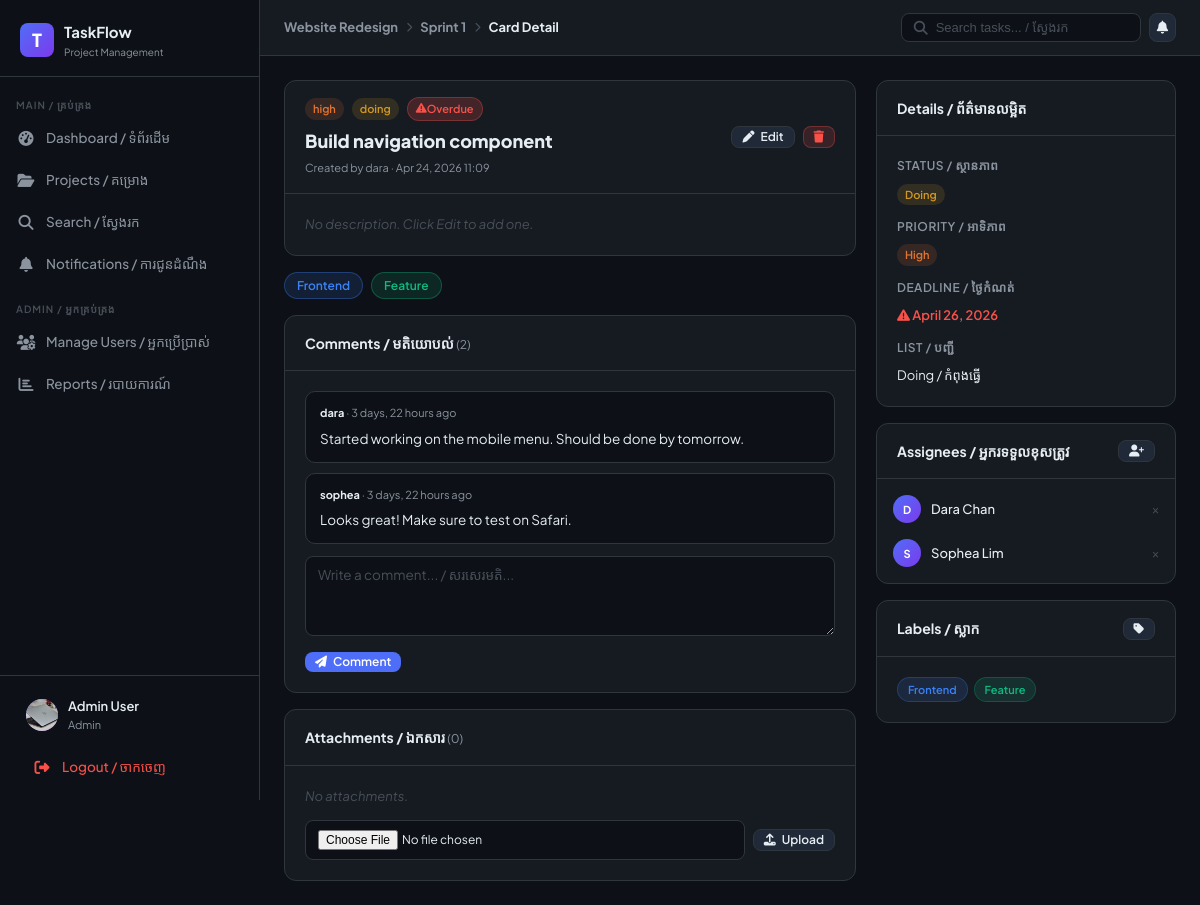
Before: /cards/3/ (signed in) with the older database file.
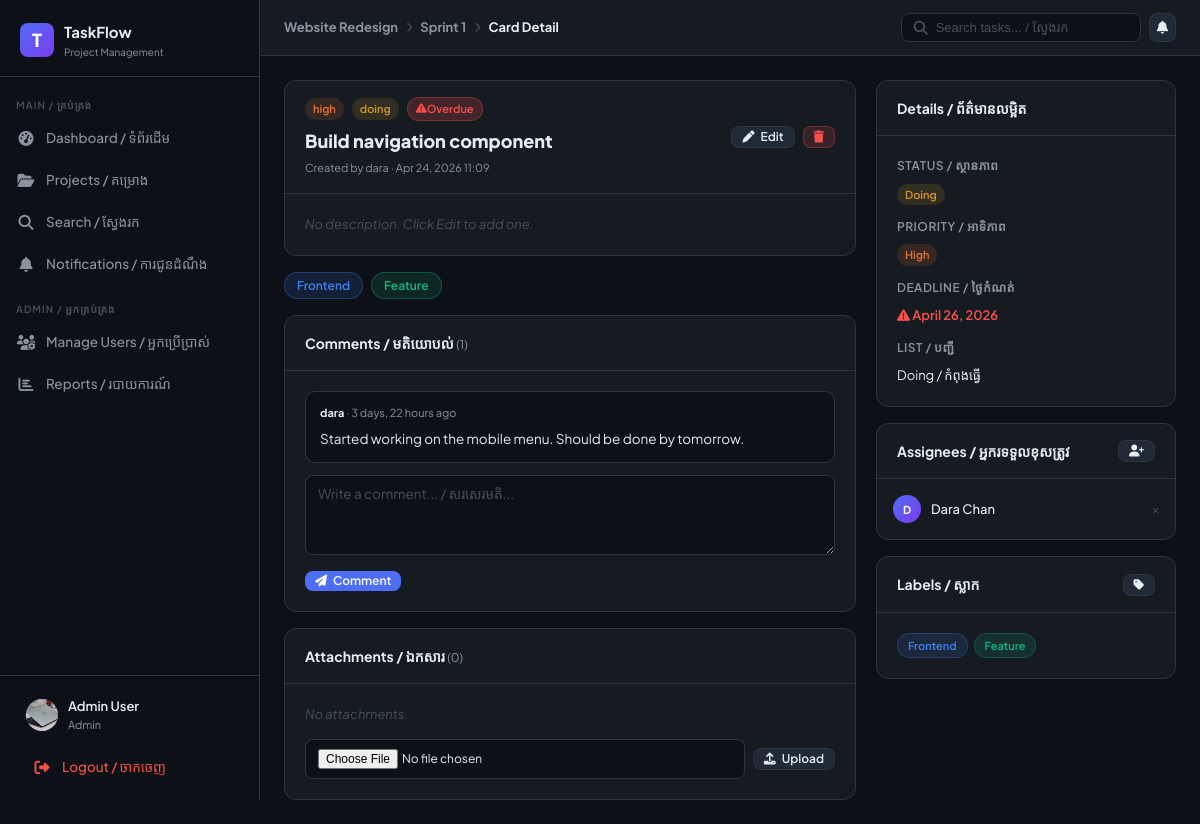
After: the same page with the newer database file.
### core/models.py (models this page shows, shortened)
class Label(models.Model):
    project = models.ForeignKey(Project, on_delete=models.CASCADE, related_name='labels')
    name = models.CharField(max_length=50)
    color = models.CharField(max_length=20, default='#3b82f6')

class Comment(models.Model):
    card = models.ForeignKey(Card, on_delete=models.CASCADE, related_name='comments')
    user = models.ForeignKey(User, on_delete=models.CASCADE, related_name='comments')
    content = models.TextField()
    created_at = models.DateTimeField(auto_now_add=True)
    updated_at = models.DateTimeField(auto_now=True)
    class Meta:
        ordering = ['created_at']

class User(AbstractUser):
    ROLE_CHOICES = [('admin', 'Admin'), ('member', 'Member')]
    role = models.CharField(max_length=10, choices=ROLE_CHOICES, default='member')
    avatar = models.ImageField(upload_to='avatars/', blank=True, null=True)
    is_active = models.BooleanField(default=True)
    @property
    def is_admin(self):
        return self.role == 'admin'

class ProjectMember(models.Model):
    ROLE_CHOICES = [('owner', 'Owner'), ('admin', 'Admin'), ('member', 'Member')]
    project = models.ForeignKey(Project, on_delete=models.CASCADE, related_name='members')
    user = models.ForeignKey(User, on_delete=models.CASCADE, related_name='project_memberships')
    role = models.CharField(max_length=10, choices=ROLE_CHOICES, default='member')
    joined_at = models.DateTimeField(auto_now_add=True)
    class Meta:
        unique_together = ('project', 'user')

### core/views.py (the view, shortened to what this page needs)
# urls.py: path('cards/<int:card_id>/', views.card_detail, name='card_detail'),
@login_required
def card_detail(request, card_id):
    card = get_object_or_404(Card, id=card_id)
    project = card.list.board.project
    members = ProjectMember.objects.filter(project=project).select_related('user')
    labels = project.labels.all()
    comments = card.comments.select_related('user').all()
    attachments = card.attachments.all()
    assigned_ids = CardAssignment.objects.filter(card=card).values_list('user_id', flat=True)
    context = {
        'card': card,
        'project': project,
        'members': members,
        'labels': labels,
        'comments': comments,
        'attachments': attachments,
        'assigned_ids': list(assigned_ids),
        'unread_count': request.user.notifications.filter(is_read=False).count(),
    }
    return render(request, 'board/card_detail.html', context)

### core/models.py (called while the page is built)
    @property
    def is_overdue(self):
        if self.deadline and self.status != 'done':
            return self.deadline < timezone.now().date()
        return False

### templates/board/card_detail.html (shortened to what the changed rows need)
{% extends 'base.html' %}
{% block content %}
<div class="card-detail-grid">
  <div>
    <div class="card mb-16">
      <div class="card-header">
        <div style="flex:1">
          <h2 style="font-size:18px;font-weight:800">{{ card.title }}</h2>
        </div>
      </div>
    </div>
    {% if card.labels.all %}
    <div style="display:flex;gap:8px;flex-wrap:wrap;margin-bottom:16px">
      {% for label in card.labels.all %}
      <span style="background:{{ label.color }}22;border:1px solid {{ label.color }}55;color:{{ label.color }};padding:3px 12px;border-radius:20px;font-size:12px;font-weight:600">
        {{ label.name }}
      </span>
      {% endfor %}
    </div>
    {% endif %}
    <div class="card mb-16">
      <div class="card-header">
        <div class="fw-700">Comments / មតិយោបល់ <span style="color:var(--text-muted);font-weight:400;font-size:12px">({{ comments|length }})</span></div>
      </div>
      <div class="card-body">
        {% for comment in comments %}
        <div class="comment-bubble">
          <div class="comment-meta" style="display:flex;justify-content:space-between;align-items:center">
            <div>
              <strong style="color:var(--text-primary)">{{ comment.user.username }}</strong>
              <span> · {{ comment.created_at|timesince }} ago</span>
            </div>
          </div>
          <div class="comment-text">{{ comment.content }}</div>
        </div>
        {% empty %}
        <div style="text-align:center;padding:20px;color:var(--text-muted);font-size:13px">
          <i class="fa-regular fa-comment" style="font-size:24px;margin-bottom:8px;display:block;opacity:.3"></i>
          No comments yet. Be the first!
        </div>
        {% endfor %}
      </div>
    </div>
  </div>
  <div style="display:flex;flex-direction:column;gap:16px">
    <div class="card">
      <div class="card-body" style="padding:8px 0">
        {% for m in members %}
        {% if m.user.id in assigned_ids %}
        <div style="display:flex;align-items:center;gap:10px;padding:8px 16px">
          <div class="user-avatar" style="width:28px;height:28px;font-size:11px">
            {% if m.user.avatar %}<img src="{{ m.user.avatar.url }}" alt="">{% else %}{{ m.user.username|first|upper }}{% endif %}
          </div>
          <div style="flex:1;font-size:13px;font-weight:500">{{ m.user.get_full_name|default:m.user.username }}</div>
          <form method="post">
            <button type="submit" style="background:none;border:none;color:var(--text-faint);cursor:pointer;font-size:12px">×</button>
          </form>
        </div>
        {% endif %}
        {% empty %}
        <div style="padding:12px 16px;color:var(--text-muted);font-size:13px">No assignees.</div>
        {% endfor %}
      </div>
    </div>
    <div class="card">
      <div class="card-body" style="display:flex;flex-wrap:wrap;gap:6px">
        {% for label in card.labels.all %}
        <span style="background:{{ label.color }}22;border:1px solid {{ label.color }}44;color:{{ label.color }};padding:3px 10px;border-radius:20px;font-size:11px;font-weight:600">{{ label.name }}</span>
        {% empty %}
        <span style="color:var(--text-faint);font-size:13px">No labels</span>
        {% endfor %}
      </div>
    </div>
  </div>
</div>
{% endblock %}

Changed rows visible on the page:
removed Comment: user.username "sophea", created_at "3 days, 22 hours", content "Looks great! Make sure to test on Safari."
removed ProjectMember: user.username|first "S", user.get_full_name "Sophea Lim"
Other visible differences:
{{ comments|length }}: "2" → "1"
